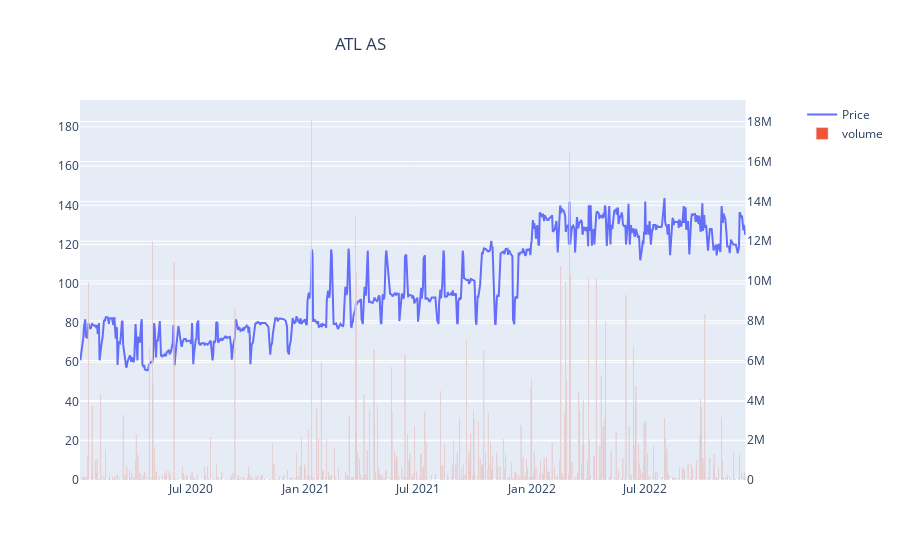

Notebook code cell kept with this figure:
### Code cell
ATL = Stock('ATL AS')
ATL.visualization(ATL,'ATL AS')

### Figure 1 — Plotly figure (JSON) as saved in the notebook; plotly's stock layout.template omitted (floating-point values rounded to 4 significant figures; data arrays with more than 128 entries replaced by an {"elided": "..."} marker saying what was removed)
{"data": [{"name": "Price", "type": "scatter", "x": {"elided": "732 str values"}, "xaxis": "x", "y": {"elided": "732 float values"}, "yaxis": "y"}, {"name": "volume", "type": "bar", "x": {"elided": "732 str values"}, "xaxis": "x", "y": {"elided": "732 float values"}, "yaxis": "y2"}], "layout": {"title": {"text": "ATL AS", "x": 0.4}, "xaxis": {"anchor": "y", "domain": [0, 0.94]}, "yaxis": {"anchor": "x", "domain": [0, 1], "range": [0, 193.7], "visible": true}, "yaxis2": {"anchor": "x", "overlaying": "y", "side": "right", "visible": true}}}
